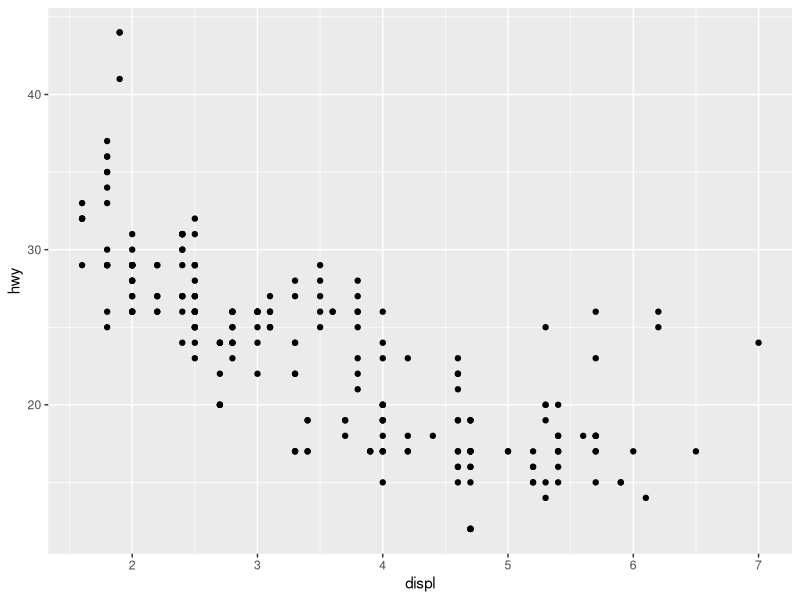
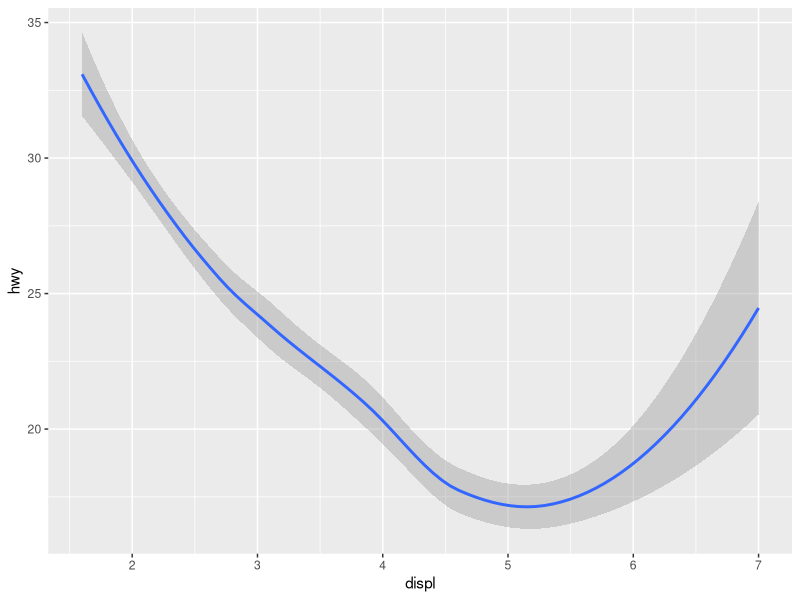
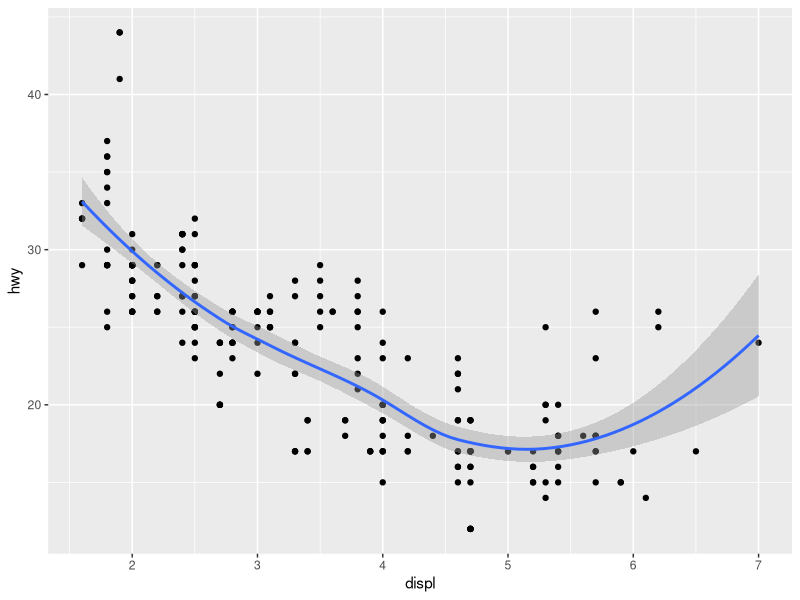
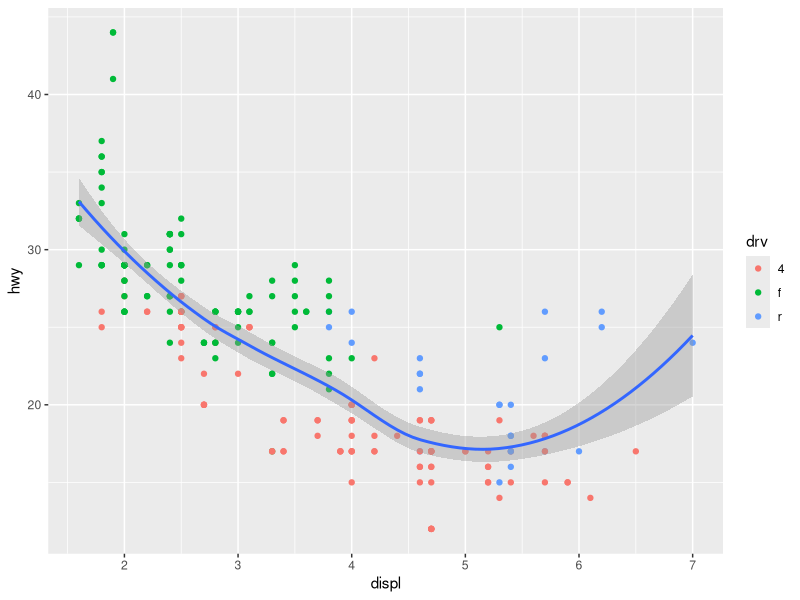
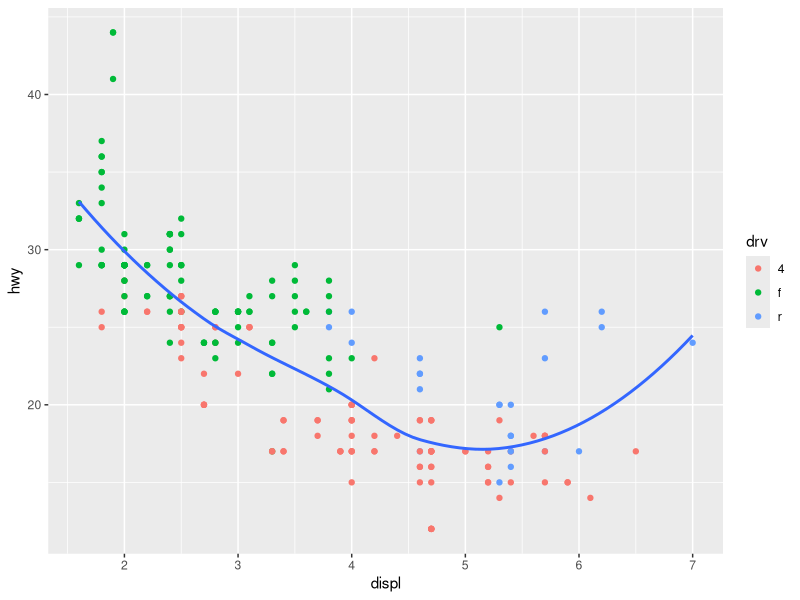
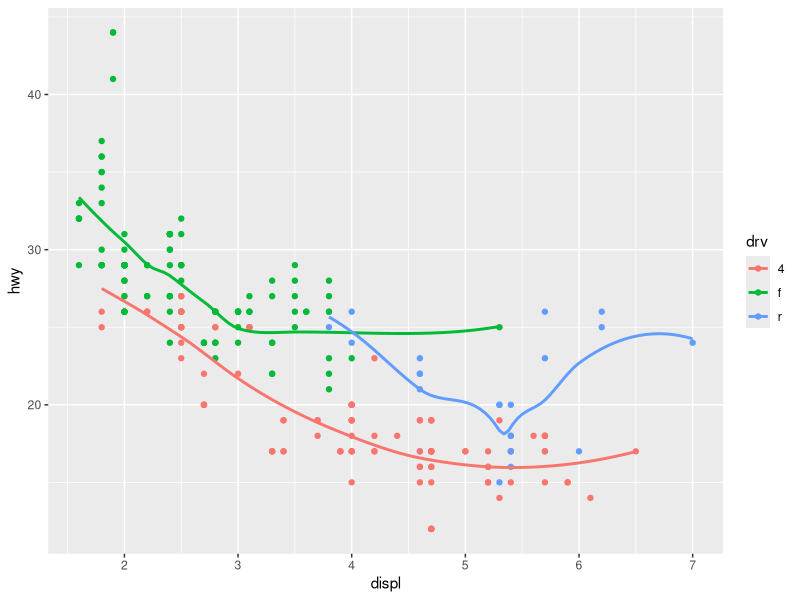
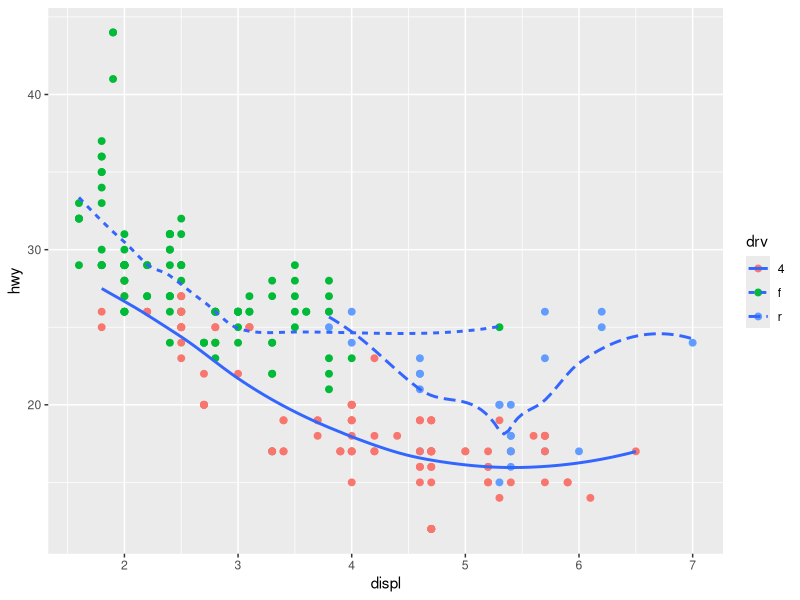
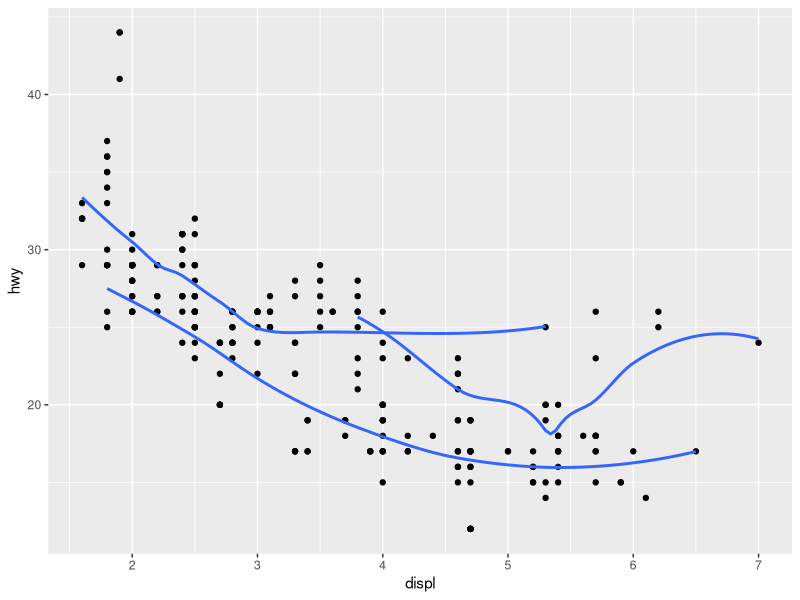

Write the R code that produced these figures, in order.
# 기하 객체 : Geometric object
library(tidyverse)
ggplot(data=mpg) +
  geom_point(mapping=aes(x=displ,y=hwy))

ggplot(data=mpg) +
  geom_smooth(mapping=aes(x=displ,y=hwy))

# 글로벌 매핑과 로컬 매핑
ggplot(data=mpg, mapping=aes(x=displ, y=hwy)) +
  geom_point() +
  geom_smooth()

ggplot(data=mpg, mapping=aes(x=displ, y=hwy)) +
  geom_point(mapping=aes(color=drv)) +
  geom_smooth()

ggplot(data=mpg, mapping=aes(x=displ, y=hwy)) +
  geom_point(mapping=aes(color=drv)) +
  geom_smooth(se=FALSE)

ggplot(data=mpg, mapping=aes(x=displ, y=hwy, color=drv)) +
  geom_point() +
  geom_smooth(se=FALSE)

ggplot(mpg, aes(x=displ, y=hwy)) +
  geom_point(aes(color=drv),size=2) +
  geom_smooth(aes(linetype=drv),se=FALSE)

ggplot(mpg, aes(x=displ, y=hwy)) +
  geom_point() +
  geom_smooth(aes(group=drv),se=FALSE)

ggplot(mpg, aes(x=displ, y=hwy)) +
  geom_point(aes(color=drv)) +
  geom_smooth(data=filter(mpg,drv=="4"),se=FALSE,color="red")
